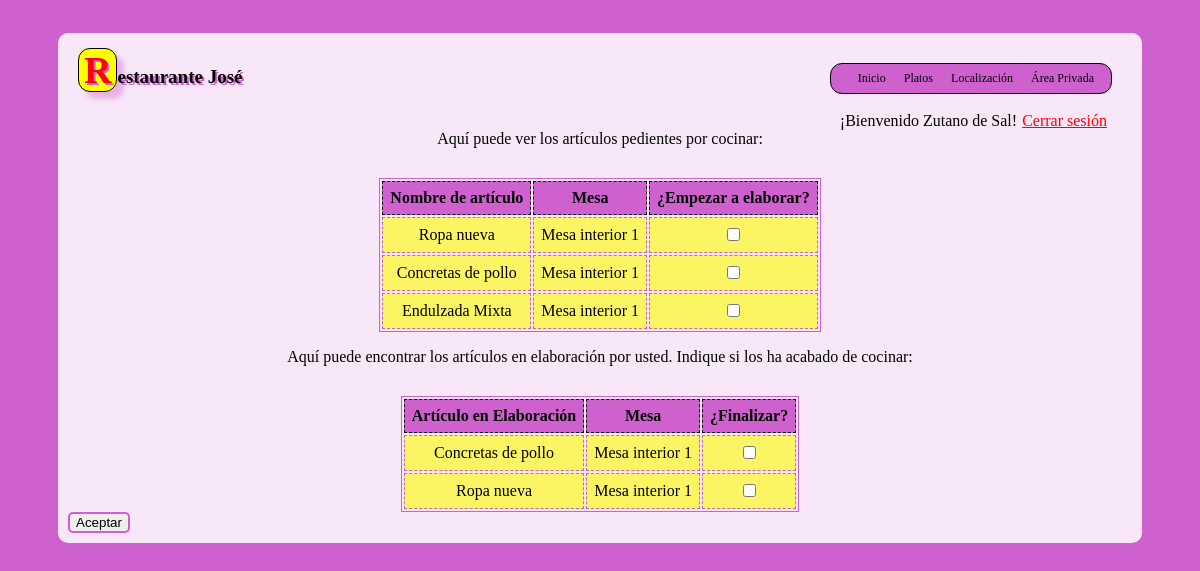
/php/area-privada.php (signed in), run on the app's committed database.
### tables this page shows
CREATE TABLE [articulos]
(
    [id] INTEGER PRIMARY KEY,
    [nombre] NVARCHAR(60),
    [tipo] INTEGER,
    [stock] INTEGER,
    [PVP] DECIMAL(10,2)
);

### php/queries.php (called while the page is built, shortened)
<?php
$db = 0;
function query_from_database($query, $array=array()) {
    global $db;
    $res= $db->prepare($query);
    $res->execute($array);
    if ($res) {
        $res->setFetchMode(PDO::FETCH_NAMED);
    }
    return $res;
}
function get_articulosPendientes(){
    $res = query_from_database('Select articulos.nombre as articulo, mesas.nombre as mesa, lineascomanda.id as id_lineascomanda FROM lineascomanda,articulos, comandas, mesas WHERE cocinero is null and articulos.tipo=1 and articulo=articulos.id and comandas.id=comanda and mesa=mesas.id;');
    return $res;
}
function get_articulos_pendientes_de_cocinero(){
    $array = array($_SESSION['id_usuario']);
    $res = query_from_database('Select articulos.nombre as articulo, mesas.nombre as mesa, lineascomanda.id as id_comanda FROM lineascomanda,articulos,comandas, mesas WHERE articulos.id=articulo and cocinero=? and mesas.id=mesa and comandas.id=comanda and horafinalizacion=0;', $array);
    return $res;
}

### php/list_show.php (the view, shortened to what this page needs)
<?php
function show_list() {
    if ($_SESSION['tipo_usuario']==1)
        show_camarero_list();
    else{
        show_cocinero_list();
    }
}
function show_cocinero_list() {
    $html = "<div id=\"centrar_form\"><form method=\"post\" action=\"acciones_cocinero.php\">";
    echo $html;
    $cabecera = <<<T_HTML
    <p class="clear_both">Aquí puede ver los artículos pedientes por cocinar:</p>
    <table>
        <tr>
            <th>Nombre de artículo</th>
            <th>Mesa</th>
            <th>¿Empezar a elaborar?</th>
        </tr>
T_HTML;
    echo $cabecera;
    $res = get_articulosPendientes();
    if($res){
        foreach($res as $row){
            $fila = <<<T_HTML
            <tr>
            <td> $row[articulo] </td>
            <td> $row[mesa] </td>
            <td> <input type="checkbox" name="preparar[]" value="$row[id_lineascomanda]"> </td>
            </tr>
T_HTML;
            echo $fila;
        }
    }
    echo "</table>";
    $cabecera = <<<T_HTML
    <p>Aquí puede encontrar los artículos en elaboración por usted. Indique si los ha acabado de cocinar:</p>
    <table>
        <tr>
            <th>Artículo en Elaboración</th>
            <th>Mesa</th>
            <th>¿Finalizar?</th>
        </tr>
T_HTML;
    echo $cabecera;
    $res = get_articulos_pendientes_de_cocinero();
    if($res){
        foreach($res as $row){
            $fila = "<tr>
            <td> $row[articulo] </td>
            <td> $row[mesa] </td>
            <td> <input type=\"checkbox\" name=\"finalizar[]\" value=\"$row[id_comanda]\"> </td>
            </tr>";
            echo $fila;
        }
    }
    echo "</table>";
    $html = "<input class=\"boton_gen\" type=\"submit\" value=\"Aceptar\"/>
    </form> </div>";
    echo $html;
}

### css/estilo.css (style rules this page uses)
@media screen, aural, braille, embossed, handheld, projection, screen, tty, tv { table { clear: both; margin: auto; border: 1px solid #CF61CF; margin-top: 30px; } }
@media screen, aural, braille, embossed, handheld, projection, screen, tty, tv { td, th { padding: 7px; background-color: rgba(255,255,0,0.6); } }
@media screen, aural, braille, embossed, handheld, projection, screen, tty, tv { th { background-color: #CF61CF; border: 1px dashed black; text-align: center; } }
@media screen, aural, braille, embossed, handheld, projection, screen, tty, tv { td { border: 1px dashed #CF61CF; text-align: center; } }
@media screen, aural, braille, embossed, handheld, projection, screen, tty, tv { body { background-color:#CF61CF; padding: 25px 50px 25px 50px; } }
@media screen, aural, braille, embossed, handheld, projection, screen, tty, tv { .boton_gen { border: 2px solid #CF61CF; border-radius: 5px; margin: auto 0; clear: both; text-align: center; display: inline-block; } }
@media screen, aural, braille, embossed, handheld, projection, screen, tty, tv { p { text-align: center; margin-left: 20px; margin-right: 20px; } }
@media screen, aural, braille, embossed, handheld, projection, screen, tty, tv { .clear_both { clear: both; } }

### data on the page
articulos: nombre "Ropa nueva", row "Mesa interior 1"
articulos: nombre "Concretas de pollo", row "Mesa interior 1"
articulos: nombre "Endulzada Mixta", row "Mesa interior 1"

### other printed values
$nombre_usuario "Zutano de Sal"
$row[articulo] "Concretas de pollo"
$row[mesa] "Mesa interior 1"
$row[articulo] "Ropa nueva"
